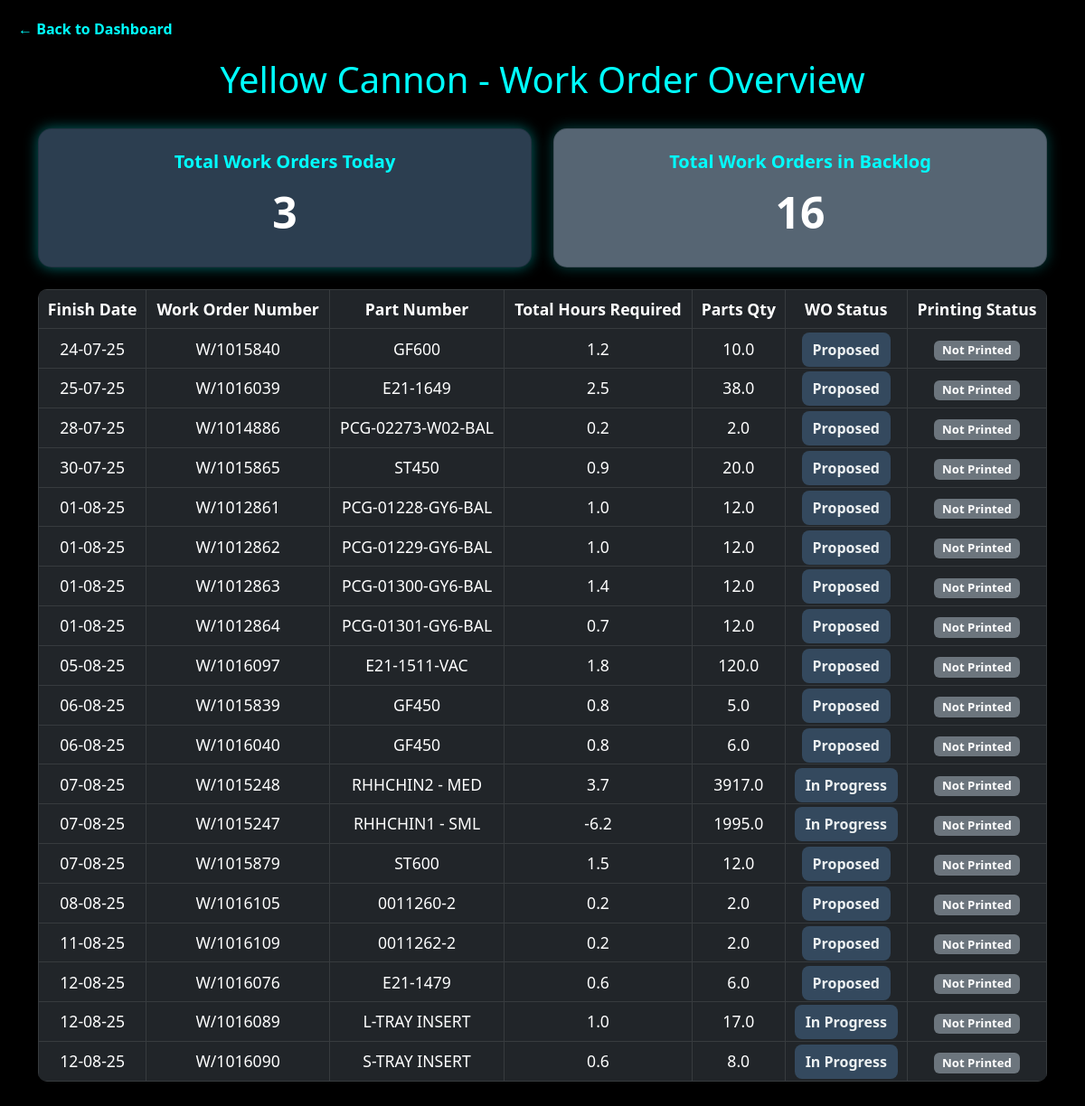
The app's page /yellow-cannon with its own data.
### tables this page shows
CREATE TABLE "vacuum_data" (
"ResourceDescription" TEXT,
  "FinishDate" TIMESTAMP,
  "WorksOrderNumber" TEXT,
  "TotalHours" REAL,
  "PartNumber" TEXT,
  "PartsQty" REAL,
  "WO Status" TEXT
);

### main.py (the view)
@app.route("/<machine_slug>")
def machine_dashboard(machine_slug):
    excel_name = slug_to_excel_name.get(machine_slug.lower())
    if not excel_name:
        return "Machine not found", 404
    machine_type = "trimming" if excel_name in trimming_machines else "vacuum"
    data = get_dashboard_data(excel_name, machine_type)
    if data is None:
        return jsonify({"error": f"No data found for {excel_name}"}), 404
    template_name = excel_to_html.get(excel_name, "default.html")
    return render_template(template_name, machine=excel_name, **data)

### templates/Yellow Cannon.html (shortened to what this page needs)
<!DOCTYPE html>
<html lang="en">
<head>
  <link href="https://cdn.jsdelivr.net/npm/bootstrap@5.3.0/dist/css/bootstrap.min.css" rel="stylesheet" />
</head>
<body>
  <a href="/" class="btn-back">← Back to Dashboard</a>
  <h2>Yellow Cannon - Work Order Overview</h2>
  <div class="container">
    <div class="row summary-cards justify-content-center mb-4">
      <div class="col-12 col-md-6">
        <div class="card card-custom-navy text-center p-4">
          <h5 class="card-title">Total Work Orders Today</h5>
          <p class="card-text">{{ total_today }}</p>
        </div>
      </div>
      <div class="col-12 col-md-6">
        <div class="card card-custom-slate text-center p-4">
          <h5 class="card-title">Total Work Orders in Backlog</h5>
          <p class="card-text">{{ total_backlog }}</p>
        </div>
      </div>
    </div>
    <div class="table-responsive">
      <table class="table table-dark table-hover table-bordered align-middle text-center mb-5">
        <thead>
          <tr>
            <th>Finish Date</th>
            <th>Work Order Number</th>
            <th>Part Number</th>
            <th>Total Hours Required</th>
            <th>Parts Qty</th>
            <th>WO Status</th>
            <th>Printing Status</th>
          </tr>
        </thead>
        <tbody>
          {% for order in work_orders %}
          <tr>
            <td>{{ order.finish_date }}</td>
            <td>{{ order.work_order_number }}</td>
            <td>{{ order.part_number }}</td>
            <td>{{ order.total_hours_required }}</td>
            <td>{{ order.parts_qty }}</td>
            <td><span class="badge-status">{{ order.wo_status }}</span></td>
            <td>
              <span class="badge {% if order.printing_status == 'Printed' %}bg-success{% else %}bg-secondary{% endif %}">
                {{ order.printing_status }}
              </span>
            </td>
          </tr>
          {% endfor %}
        </tbody>
      </table>
    </div>
  </div>
</body>
</html>

### templates/Yellow Cannon.html (style rules this page uses)
body { background-color: #000; color: #fff; font-family: 'Segoe UI', sans-serif; padding: 20px; }
h2 { text-align: center; font-size: 2.5rem; color: #00ffff; margin-bottom: 30px; }
a.btn-back { margin-bottom: 20px; display: inline-block; color: #00ffff; text-decoration: none; font-weight: 600; }
.card-custom-navy { background-color: #2C3E50; border-radius: 15px; box-shadow: 0 0 15px #00ffff66; }
.card-custom-slate { background-color: #566573; border-radius: 15px; box-shadow: 0 0 15px #00ffff44; }
.card-title { color: #00ffff; font-weight: 600; }
.card-text { font-size: 3rem; font-weight: bold; color: #fff; margin: 0; }
table { background-color: #111; color: #fff; border-radius: 10px; overflow: hidden; }
table thead { background-color: #333; color: #00ffff; }
table th, table td { vertical-align: middle; text-align: center; font-size: 1.1rem; padding: 0.75rem 0.5rem; }
.badge-status { background-color: #34495E; color: #ECF0F1; font-weight: 600; padding: 0.5em 0.75em; font-size: 1rem; border-radius: 0.5rem; }

### records on screen
vacuum_data: finish_date "24-07-25", work_order_number "W/1015840", part_number "GF600", total_hours_required "1.2", parts_qty "10.0", wo_status "Proposed", printing_status "Not Printed"
vacuum_data: finish_date "25-07-25", work_order_number "W/1016039", part_number "E21-1649", total_hours_required "2.5", parts_qty "38.0", wo_status "Proposed", printing_status "Not Printed"
vacuum_data: finish_date "28-07-25", work_order_number "W/1014886", part_number "PCG-02273-W02-BAL", total_hours_required "0.2", parts_qty "2.0", wo_status "Proposed", printing_status "Not Printed"
vacuum_data: finish_date "30-07-25", work_order_number "W/1015865", part_number "ST450", total_hours_required "0.9", parts_qty "20.0", wo_status "Proposed", printing_status "Not Printed"
vacuum_data: finish_date "01-08-25", work_order_number "W/1012861", part_number "PCG-01228-GY6-BAL", total_hours_required "1.0", parts_qty "12.0", wo_status "Proposed", printing_status "Not Printed"
vacuum_data: finish_date "01-08-25", work_order_number "W/1012862", part_number "PCG-01229-GY6-BAL", total_hours_required "1.0", parts_qty "12.0", wo_status "Proposed", printing_status "Not Printed"
vacuum_data: finish_date "01-08-25", work_order_number "W/1012863", part_number "PCG-01300-GY6-BAL", total_hours_required "1.4", parts_qty "12.0", wo_status "Proposed", printing_status "Not Printed"
vacuum_data: finish_date "01-08-25", work_order_number "W/1012864", part_number "PCG-01301-GY6-BAL", total_hours_required "0.7", parts_qty "12.0", wo_status "Proposed", printing_status "Not Printed"
vacuum_data: finish_date "05-08-25", work_order_number "W/1016097", part_number "E21-1511-VAC", total_hours_required "1.8", parts_qty "120.0", wo_status "Proposed", printing_status "Not Printed"
vacuum_data: finish_date "06-08-25", work_order_number "W/1015839", part_number "GF450", total_hours_required "0.8", parts_qty "5.0", wo_status "Proposed", printing_status "Not Printed"
vacuum_data: finish_date "06-08-25", work_order_number "W/1016040", part_number "GF450", total_hours_required "0.8", parts_qty "6.0", wo_status "Proposed", printing_status "Not Printed"
vacuum_data: finish_date "07-08-25", work_order_number "W/1015248", part_number "RHHCHIN2 - MED", total_hours_required "3.7", parts_qty "3917.0", wo_status "In Progress", printing_status "Not Printed"
vacuum_data: finish_date "07-08-25", work_order_number "W/1015247", part_number "RHHCHIN1 - SML", total_hours_required "-6.2", parts_qty "1995.0", wo_status "In Progress", printing_status "Not Printed"
vacuum_data: finish_date "07-08-25", work_order_number "W/1015879", part_number "ST600", total_hours_required "1.5", parts_qty "12.0", wo_status "Proposed", printing_status "Not Printed"
vacuum_data: finish_date "08-08-25", work_order_number "W/1016105", part_number "0011260-2", total_hours_required "0.2", parts_qty "2.0", wo_status "Proposed", printing_status "Not Printed"
vacuum_data: finish_date "11-08-25", work_order_number "W/1016109", part_number "0011262-2", total_hours_required "0.2", parts_qty "2.0", wo_status "Proposed", printing_status "Not Printed"
vacuum_data: finish_date "12-08-25", work_order_number "W/1016076", part_number "E21-1479", total_hours_required "0.6", parts_qty "6.0", wo_status "Proposed", printing_status "Not Printed"
vacuum_data: finish_date "12-08-25", work_order_number "W/1016089", part_number "L-TRAY INSERT", total_hours_required "1.0", parts_qty "17.0", wo_status "In Progress", printing_status "Not Printed"
vacuum_data: finish_date "12-08-25", work_order_number "W/1016090", part_number "S-TRAY INSERT", total_hours_required "0.6", parts_qty "8.0", wo_status "In Progress", printing_status "Not Printed"
